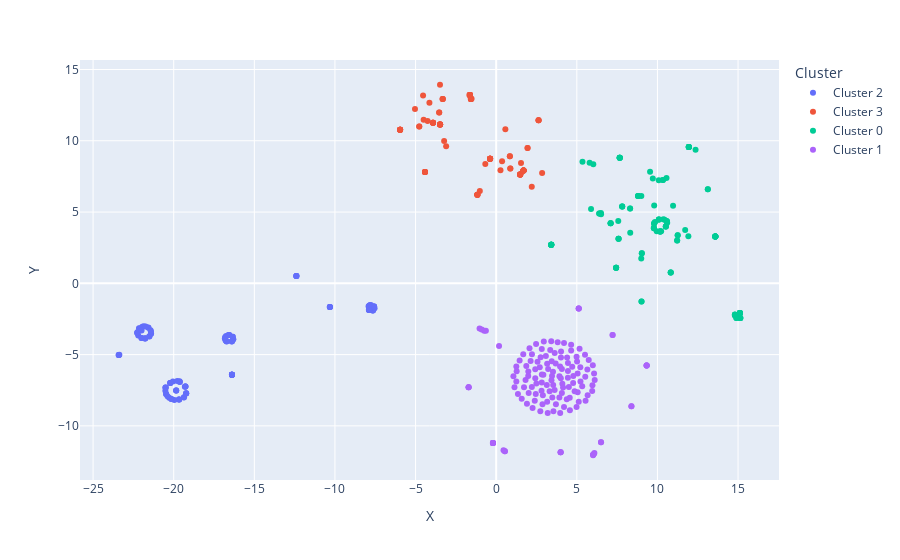

Source (notebook cell):
### Code cell
fig_solar = px.scatter(kmeans_solar, x = "X", y = "Y", color = "Cluster", hover_data = ["Generadores"])
fig_solar

### Figure 1 — Plotly figure (JSON) as saved in the notebook; plotly's stock layout.template omitted (floating-point values rounded to 4 significant figures; data arrays with more than 128 entries replaced by an {"elided": "..."} marker saying what was removed)
{"data": [{"customdata": [["ALCONES"], ["ANDICO OCCIDENTE"], ["ARBOLEDA"], ["Andes IIB"], ["Andes Solar IIA (Segunda Etapa)"], ["DON CARLOS"], ["FV Tamarico I"], ["FV de Los Andes"], ["Gabardo del Verano Solar"], ["Mercurio Sur (Ex Panimavida 1)"], ["PFV Chillan Confluencia"], ["PFV El Cuervo"], ["PFV El Flamenco"], ["PFV El Piuquen"], ["PFV El Trile"], ["PFV El Zorzal"], ["PFV Las Bandurrias"], ["PFV Las Golondrinas"], ["PFV San Ramiro"], ["PMG Maitenes Solar"], ["PMG Teno Solar"], ["PMGD Alcaldesa"], ["PMGD Aviles"], ["PMGD Cabrero Solar"], ["PMGD Centauro Solar"], ["PMGD Chillan Solar I.1"], ["PMGD EGP - Alcones"], ["PMGD EGP - Caracoles"], ["PMGD EGP - Curamachi"], ["PMGD EGP - Dadinco"], ["PMGD EGP - La Colonia"], ["PMGD EGP - Los Molles"], ["PMGD EGP - Piduco"], ["PMGD FV Aeropuerto"], ["PMGD FV Anakena"], ["PMGD FV Astillas"], ["PMGD FV Bramada"], ["PMGD FV Campo Lindo Bis"], ["PMGD FV Cancura II Solar"], ["PMGD FV Cantera"], ["PMGD FV Chillan Solar I.3"], ["PMGD FV Coihueco San Carlos"], ["PMGD FV Coihueco Vicente Mendez"], ["PMGD FV Cortijo"], ["PMGD FV Curicura"], ["PMGD FV Don Enrique"], ["PMGD FV Dona Victoria"], ["PMGD FV El Monte"], ["PMGD FV El Raco"], ["PMGD FV Erinome"], ["PMGD FV Falcon"], ["PMGD FV Faramalla"], ["PMGD FV Fulgor"], ["PMGD FV Gabriela"], ["PMGD FV Gaviotin"], ["PMGD FV Granate"], ["PMGD FV Guarana"], ["PMGD FV Huaquelon"], ["PMGD FV Jacaranda"], ["PMGD FV La Palma"], ["PMGD FV Las Catitas"], ["PMGD FV Las Majadas"], ["PMGD FV Linares San Antonio"], ["PMGD FV Los Tordos"], ["PMGD FV Malinke"], ["PMGD FV Mandinga"], ["PMGD FV Marambio"], ["PMGD FV Meco Chillan"], ["PMGD FV Moya"], ["PMGD FV Nahuen"], ["PMGD FV Nanco"], ["PMGD FV Nihue"], ["PMGD FV Ovalle Norte"], ["PMGD FV Pachira"], ["PMGD FV Panguilemo"], ["PMGD FV Pastran"], ["PMGD FV Pequen"], ["PMGD FV Piduco"], ["PMGD FV Puelche"], ["PMGD FV Quillen I"], ["PMGD FV Recoleta"], ["PMGD FV Romero"], ["PMGD FV Salamanca"], ["PMGD FV Salerno"], ["PMGD FV San Antonio (Ex La Ballica Norte III)"], ["PMGD FV Santa Ester"], ["PMGD FV Santa Francisca"], ["PMGD FV Santa Margarita"], ["PMGD FV Santa Rita"], ["PMGD FV Sunhunter"], ["PMGD FV Teno Uno"], ["PMGD Linares Solar"], ["PMGD Linares VDN"], ["PMGD Nazarino del Verano Solar"], ["PMGD PFV EL PIUQUEN"], ["PMGD PFV HUAPE"], ["PMGD PFV PEGASUS SOLAR"], ["PMGD PFV SDSI"], ["PMGD Parque Alhue"], ["PMGD Parque Solar El Paso"], ["PMGD Penaflor Solar I"], ["PMGD Quinantu Solar"], ["PMGD RCU"], ["PMGD San Javier I"], ["PMGD Vicente Solar"], ["Parque Fotovoltaico Condor Pelvin"], ["Parque Fotovoltaico Los Corrales del Verano"], ["Parque Fotovoltaico Machicura"], ["Parque Solar Porvenir"], ["SOL DE LILA FASE II"], ["Saturno Norte (Ex Panimavida 2)"]], "hovertemplate": "Cluster=Cluster 2<br>X=%{x}<br>Y=%{y}<br>Generadores=%{customdata[0]}<extra></extra>", "legendgroup": "Cluster 2", "marker": {"color": "#636efa", "symbol": "circle"}, "mode": "markers", "name": "Cluster 2", "orientation": "v", "showlegend": true, "type": "scatter", "x": [-16.31, -16.61, -19.27, -12.39, -12.39, -10.31, -10.31, -12.39, -16.39, -19.84, -21.51, -19.31, -19.28, -21.76, -19.27, -19.62, -19.64, -19.85, -16.8, -16.72, -20.15, -21.51, -16.39, -22.26, -21.56, -21.95, -16.31, -19.23, -20.51, -21.86, -16.39, -7.629, -20.22, -20.47, -7.575, -10.31, -10.31, -7.575, -23.41, -16.83, -22.2, -21.77, -22.26, -22.0, -20.28, -7.543, -23.41, -16.39, -22.14, -20.52, -16.34, -16.76, -21.4, -7.914, -7.851, -7.662, -16.75, -7.888, -7.897, -21.43, -19.96, -7.832, -20.22, -19.63, -16.55, -16.41, -16.57, -21.58, -22.26, -16.73, -23.4, -16.34, -7.86, -20.48, -19.67, -7.648, -19.67, -20.51, -22.0, -23.37, -7.773, -20.05, -7.885, -16.38, -20.5, -21.74, -7.885, -16.81, -22.15, -7.575, -19.36, -19.38, -19.23, -16.39, -21.41, -21.41, -21.79, -21.99, -16.39, -19.67, -16.39, -19.23, -20.15, -20.38, -16.39, -16.39, -16.39, -20.21, -19.78, -12.39, -19.85], "xaxis": "x", "y": [-3.928, -3.626, -7.235, 0.5068, 0.507, -1.655, -1.655, 0.5068, -6.416, -7.513, -3.722, -7.257, -7.242, -3.861, -7.234, -6.929, -6.872, -7.517, -3.979, -4.075, -8.11, -3.721, -4.06, -3.479, -3.125, -3.039, -3.931, -7.709, -7.31, -3.019, -6.416, -1.894, -6.991, -7.759, -1.62, -1.655, -1.655, -1.62, -5.03, -3.875, -3.658, -3.864, -3.485, -3.833, -8.033, -1.747, -5.029, -6.416, -3.145, -7.541, -3.752, -4.035, -3.516, -1.608, -1.549, -1.908, -3.701, -1.871, -1.863, -3.284, -8.191, -1.541, -6.992, -6.908, -3.626, -4.076, -3.626, -3.102, -3.439, -4.069, -5.023, -3.752, -1.555, -7.762, -8.151, -1.901, -8.151, -7.316, -3.833, -5.012, -1.524, -6.881, -1.875, -4.058, -7.323, -3.032, -1.875, -3.791, -3.161, -1.621, -7.987, -8.008, -7.726, -6.416, -3.531, -3.375, -3.865, -3.31, -6.416, -8.151, -6.416, -7.709, -8.11, -7.927, -6.416, -6.416, -6.416, -6.989, -6.847, 0.507, -7.526], "yaxis": "y"}, {"customdata": [["ANDES_IIA_FV"], ["Azabache"], ["CERRO PABELLON SOLAR"], ["Campos del Sol"], ["DOMEYKO EXTENSION"], ["DULCINEA"], ["Domeyko"], ["FV Capricornio"], ["FV Elena - Primera Etapa"], ["FV Tamaya"], ["FV Tocopilla"], ["FV del Desierto"], ["Finis Terrae II"], ["Finis Terrae III"], ["JAPEADO"], ["LALACKAMA 3"], ["La Cruz Solar"], ["NUEVO_QUILLAGUA_FV"], ["PAMPA NORTE 2"], ["PFV ALMEYDA"], ["PFV ANDES SOLAR"], ["PFV ANDES SOLAR II"], ["PFV ANTAY"], ["PFV BOLERO"], ["PFV CARRERA PINTO"], ["PFV CERRO DOMINADOR"], ["PFV CHANARES"], ["PFV CONEJO SOLAR"], ["PFV EL PELICANO"], ["PFV El nandu"], ["PFV FINIS TERRAE"], ["PFV HUATACONDO"], ["PFV JAMA"], ["PFV JAVIERA"], ["PFV LA HUAYCA II"], ["PFV LA SILLA"], ["PFV LALACKAMA"], ["PFV LALACKAMA II"], ["PFV LLANO DE LLAMPOS"], ["PFV LUZ DEL NORTE"], ["PFV MARIA ELENA"], ["PFV PAMPA CAMARONES"], ["PFV PAMPA SOLAR NORTE"], ["PFV PILAR LOS AMARILLOS"], ["PFV POZO ALMONTE SOLAR II"], ["PFV POZO ALMONTE SOLAR III"], ["PFV PUERTO SECO SOLAR"], ["PFV SALVADOR"], ["PFV SAN ANDRES"], ["PFV Tamarugo"], ["PFV URIBE SOLAR"], ["PFV USYA"], ["PMGD FV Quetena"], ["PMGD FV Tamarama"], ["PMGD PFV ALTOS DEL PAICO"], ["PMGD PFV AMPARO DEL SOL"], ["PMGD PFV CACHIYUYO SOLAR II"], ["PMGD PFV CALAMA SOLAR"], ["PMGD PFV CANESA SOLAR"], ["PMGD PFV CHALINGA SOLAR"], ["PMGD PFV COVADONGA"], ["PMGD PFV DIEGO DE ALMAGRO SOLAR"], ["PMGD PFV EL DIVISADERO"], ["PMGD PFV ILLAPEL 5X"], ["PMGD PFV LAGUNILLA"], ["PMGD PFV MALAQUITA SOLAR II"], ["PMGD PFV NORTE CHICO"], ["PMGD PFV PAINE"], ["PMGD PFV PAS1"], ["PMGD PFV PUNTA BAJA SOLAR"], ["PMGD PFV SANTA CLARA"], ["PMGD PFV TALHUEN"], ["PMGD PFV VALLE SOLAR ESTE II"], ["PMGD PFV VALLE SOLAR OESTE II"], ["PMGD PFV VICTORIA"], ["PSF Atacama"], ["Pampa Tigre"], ["Parque FV Malgarida I"], ["Parque FV Malgarida II – Etapa I"], ["Parque FV Malgarida II – Etapa II"], ["Parque FV San Juan 2"], ["Proyecto FV Coya"], ["Rio Escondido"], ["SALIN SOLAR"], ["SAN_JUAN_1_FV"], ["SOCOMPA"], ["SOLAR BLU SKY"], ["SOL_DEL_NORTE_ANDES_FV"], ["Santa Isabel"], ["Sierra Gorda Solar"], ["Sol de Lila Fase I"], ["Sol de Los Andes"], ["Sol de Varas"], ["Sol del Desierto Fase I"], ["Sol del Desierto Fase II"], ["TALTAL SOLAR"], ["TRES CRUCES"], ["VALLE DEL SOL EXTENSION"]], "hovertemplate": "Cluster=Cluster 3<br>X=%{x}<br>Y=%{y}<br>Generadores=%{customdata[0]}<extra></extra>", "legendgroup": "Cluster 3", "marker": {"color": "#EF553B", "symbol": "circle"}, "mode": "markers", "name": "Cluster 3", "orientation": "v", "showlegend": true, "type": "scatter", "x": [-4.5, -5.958, -1.568, 1.946, -3.48, -4.417, -3.48, 2.628, -3.919, -1.626, -3.919, -3.48, -3.919, -1.665, -1.168, -1.168, -1.568, -1.527, -1.168, -0.3792, -3.48, -3.48, -4.417, -3.535, 0.8479, -4.534, 1.539, 0.3653, 1.696, -4.417, -3.919, -3.535, -4.252, 0.8748, -3.485, -3.228, -1.168, -1.015, 0.2658, 1.946, -1.626, -4.141, -0.6759, -0.3792, -3.311, -3.331, -4.772, -0.3792, 2.206, -3.311, 2.628, -5.958, -1.569, -4.417, -5.037, 1.488, 1.695, -5.958, 1.488, 1.488, 0.8748, 1.696, -3.105, 1.488, 2.849, 1.488, 1.695, -5.958, 0.5677, 1.49, 1.488, 1.488, 1.696, 1.696, -5.958, 1.696, 2.628, -0.3792, -0.3792, -0.3792, -5.958, -4.772, -4.417, -1.626, -5.958, -3.919, -1.626, -3.48, -1.626, -1.568, -3.48, -0.3792, 0.8479, -1.569, -1.626, -1.168, -0.3792, -1.626], "xaxis": "x", "y": [11.48, 10.77, 12.93, 9.491, 11.14, 7.805, 11.14, 11.45, 11.26, 13.22, 11.26, 11.14, 11.26, 13.2, 6.208, 6.208, 12.93, 12.95, 6.208, 8.741, 11.14, 11.14, 7.805, 11.98, 8.91, 13.17, 8.446, 8.558, 7.91, 7.805, 11.26, 11.98, 11.39, 8.056, 13.93, 9.987, 6.208, 6.469, 7.924, 9.491, 13.22, 12.67, 8.37, 8.741, 12.92, 12.92, 11.0, 8.741, 6.769, 12.92, 11.45, 10.77, 12.93, 7.805, 12.23, 7.629, 7.908, 10.77, 7.629, 7.629, 8.056, 7.909, 9.623, 7.629, 7.731, 7.629, 7.908, 10.77, 10.81, 7.629, 7.629, 7.629, 7.91, 7.91, 10.77, 7.91, 11.45, 8.741, 8.741, 8.741, 10.77, 11.0, 7.805, 13.22, 10.77, 11.26, 13.22, 11.14, 13.22, 12.93, 11.14, 8.741, 8.91, 12.93, 13.22, 6.208, 8.741, 13.22], "yaxis": "y"}, {"customdata": [["Adele 1"], ["Ampliacion PMGD El Boco"], ["Ampliacion PMGD Piquero"], ["Ampliacion Quilapilun"], ["Atacama Solar"], ["Cardones Solar"], ["Diego de Almagro Sur"], ["FV Sol del Norte"], ["La Huella"], ["Meseta de los Andes"], ["PFV DIEGO DE ALMAGRO"], ["PFV DONA CARMEN SOLAR"], ["PFV EL AGUILA"], ["PFV EL ROMERO"], ["PFV ESPERANZA"], ["PFV GRANJA SOLAR"], ["PFV LOS LOROS"], ["PFV Las Cachanas"], ["PFV Las Tencas"], ["PFV PILOTO SOLAR CARDONES"], ["PFV SANTIAGO SOLAR"], ["PFV SDGX01"], ["PICA SOLAR"], ["PMGD Escorial del Verano Solar"], ["PMGD FV Bulnes Los Barones"], ["PMGD FV Casabermeja"], ["PMGD FV Chicauma del Verano"], ["PMGD FV Curacavi"], ["PMGD FV El Membrillo"], ["PMGD FV El Romeral"], ["PMGD FV Esfena"], ["PMGD FV Fardela Negra"], ["PMGD FV Foster"], ["PMGD FV Fuster del Verano"], ["PMGD FV Guadalupe"], ["PMGD FV Mutupin"], ["PMGD FV Rexner"], ["PMGD FV Rinconada Norte"], ["PMGD FV San Antonio Malvilla"], ["PMGD FV Trebo"], ["PMGD FV Villa Alemana"], ["PMGD La Muralla"], ["PMGD Lingue"], ["PMGD Litre"], ["PMGD PFV ALICAHUE"], ["PMGD PFV ALTO SOLAR"], ["PMGD PFV ALTOS DE TILTIL"], ["PMGD PFV ALTURAS DE OVALLE"], ["PMGD PFV ANTONIA SOLAR"], ["PMGD PFV ARGOMEDO"], ["PMGD PFV BELLAVISTA"], ["PMGD PFV BELLAVISTA 1"], ["PMGD PFV CABILSOL"], ["PMGD PFV CANDELARIA SOLAR"], ["PMGD PFV CANELILLO"], ["PMGD PFV CHIMBARONGO"], ["PMGD PFV CHUCHINI"], ["PMGD PFV CINTAC"], ["PMGD PFV COCINILLAS"], ["PMGD PFV CUZ CUZ"], ["PMGD PFV DON MARIANO"], ["PMGD PFV ECLIPSE SOLAR"], ["PMGD PFV EL BOCO"], ["PMGD PFV EL SAUCE"], ["PMGD PFV FOTOVOLT SOLAR"], ["PMGD PFV GR PEUMO"], ["PMGD PFV GR SANTA ROSA"], ["PMGD PFV HORMIGA SOLAR"], ["PMGD PFV HORNITOS"], ["PMGD PFV LA ACACIA"], ["PMGD PFV LA CHAPEANA"], ["PMGD PFV LA CHIMBA BIS"], ["PMGD PFV LA FRONTERA"], ["PMGD PFV LA LIGUA"], ["PMGD PFV LA MANGA"], ["PMGD PFV LAS MOLLACAS"], ["PMGD PFV LAS ROJAS"], ["PMGD PFV LAS TERRAZAS"], ["PMGD PFV LIPANGUE"], ["PMGD PFV LLANOS DE POTROSO"], ["PMGD PFV LO SIERRA"], ["PMGD PFV LOMAS COLORADAS"], ["PMGD PFV LOS LIBERTADORES"], ["PMGD PFV LOS PALTOS"], ["PMGD PFV LOS PERALES"], ["PMGD PFV LOS PUQUIOS"], ["PMGD PFV LUNA DEL NORTE"], ["PMGD PFV NILHUE"], ["PMGD PFV PAMA"], ["PMGD PFV PANQUEHUE II"], ["PMGD PFV PICA"], ["PMGD PFV PITOTOY"], ["PMGD PFV PRETTY FIELD"], ["PMGD PFV PUENTE SOLAR"], ["PMGD PFV PULLALLI SOLAR"], ["PMGD PFV QUELTEHUE SOLAR"], ["PMGD PFV RAUQUEN"], ["PMGD PFV SAN PEDRO"], ["PMGD PFV SANTA AMELIA"], ["PMGD PFV SANTA CECILIA"], ["PMGD PFV SANTA JULIA"], ["PMGD PFV TAMBO REAL"], ["PMGD PFV TECHOS DE ALTAMIRA"], ["PMGD PFV TILTIL"], ["PMGD PFV TREBAL SOLAR"], ["PMGD PFV UTFSM VALPARAISO VALDES"], ["PMGD PFV UTFSM VINA DEL MAR"], ["PMGD SLK CB Nueve"], ["PMGD San Carlos Solar"], ["PMGD Santa Luisa Solar"], ["POLPAICO SOLAR"], ["PSF_EL_SALITRAL_FV"], ["PUNTA PEUCO"], ["Parque FV Willka"], ["Planta FV Caracas I"], ["Planta Fotovoltaica Caracas II"], ["Punta del Viento"], ["Rucasol"], ["SAN_PEDRO_GPG_FV"], ["TAGUA TAGUA"], ["Tortola"], ["Valle Escondido"]], "hovertemplate": "Cluster=Cluster 0<br>X=%{x}<br>Y=%{y}<br>Generadores=%{customdata[0]}<extra></extra>", "legendgroup": "Cluster 0", "marker": {"color": "#00cc96", "symbol": "circle"}, "mode": "markers", "name": "Cluster 0", "orientation": "v", "showlegend": true, "type": "scatter", "x": [10.58, 14.81, 15.11, 13.59, 7.438, 10.34, 8.305, 5.883, 8.799, 13.59, 8.305, 11.23, 11.94, 10.97, 9.001, 7.438, 9.713, 10.16, 10.09, 10.34, 13.59, 10.08, 7.438, 13.59, 11.94, 3.414, 3.414, 3.414, 9.783, 9.957, 14.8, 15.11, 15.11, 3.414, 14.9, 11.94, 15.13, 3.414, 15.11, 3.414, 15.14, 10.17, 15.14, 15.14, 10.52, 9.783, 10.58, 7.097, 10.52, 10.52, 7.661, 7.661, 11.26, 9.774, 9.032, 9.013, 7.57, 3.414, 7.661, 9.032, 10.61, 7.588, 14.8, 10.44, 10.37, 10.23, 9.793, 9.799, 10.56, 9.814, 5.793, 7.097, 11.72, 10.09, 9.543, 6.022, 7.814, 13.12, 10.16, 7.814, 9.793, 6.391, 10.09, 11.26, 15.11, 12.36, 6.496, 8.313, 6.503, 11.92, 7.438, 10.58, 7.097, 10.82, 11.22, 9.85, 9.013, 7.588, 10.19, 8.799, 5.351, 7.814, 10.82, 8.997, 10.82, 15.11, 14.9, 13.59, 11.94, 11.94, 13.59, 6.391, 13.59, 11.94, 7.661, 7.661, 8.799, 3.414, 7.588, 13.59, 14.8, 13.12], "xaxis": "x", "y": [4.346, -2.185, -2.077, 3.291, 1.088, 7.25, 5.245, 5.208, 6.123, 3.291, 5.245, 3.0, 9.557, 5.434, 6.121, 1.088, 7.348, 3.63, 4.478, 7.249, 3.291, 7.228, 1.088, 3.291, 9.557, 2.701, 2.701, 2.701, 3.866, 3.659, -2.261, -2.077, -2.077, 2.701, -2.428, 9.557, -2.43, 2.701, -2.077, 2.701, -2.425, 3.632, -2.425, -2.425, 3.982, 3.866, 4.349, 4.219, 3.981, 3.982, 8.812, 8.812, 3.37, 3.899, 2.103, -1.279, 4.364, 2.701, 8.812, 2.103, 4.252, 3.133, -2.208, 4.463, 4.488, 3.656, 4.19, 5.455, 7.391, 4.233, 8.462, 4.219, 3.734, 4.478, 7.823, 8.359, 5.384, 6.598, 3.63, 5.384, 4.19, 4.905, 4.478, 3.37, -2.077, 9.375, 4.926, 3.547, 4.848, 3.309, 1.088, 4.348, 4.219, 0.7517, 2.999, 4.297, -1.279, 3.133, 3.641, 6.123, 8.536, 5.384, 0.7517, 1.749, 0.7517, -2.077, -2.428, 3.291, 9.557, 9.557, 3.291, 4.905, 3.291, 9.557, 8.812, 8.812, 6.123, 2.701, 3.133, 3.291, -2.213, 6.598], "yaxis": "y"}, {"customdata": {"elided": "147x1 str values"}, "hovertemplate": "Cluster=Cluster 1<br>X=%{x}<br>Y=%{y}<br>Generadores=%{customdata[0]}<extra></extra>", "legendgroup": "Cluster 1", "marker": {"color": "#ab63fa", "symbol": "circle"}, "mode": "markers", "name": "Cluster 1", "orientation": "v", "showlegend": true, "type": "scatter", "x": {"elided": "147 float values"}, "xaxis": "x", "y": {"elided": "147 float values"}, "yaxis": "y"}], "layout": {"legend": {"title": {"text": "Cluster"}, "tracegroupgap": 0}, "margin": {"t": 60}, "xaxis": {"anchor": "y", "domain": [0, 1], "title": {"text": "X"}}, "yaxis": {"anchor": "x", "domain": [0, 1], "title": {"text": "Y"}}}}
